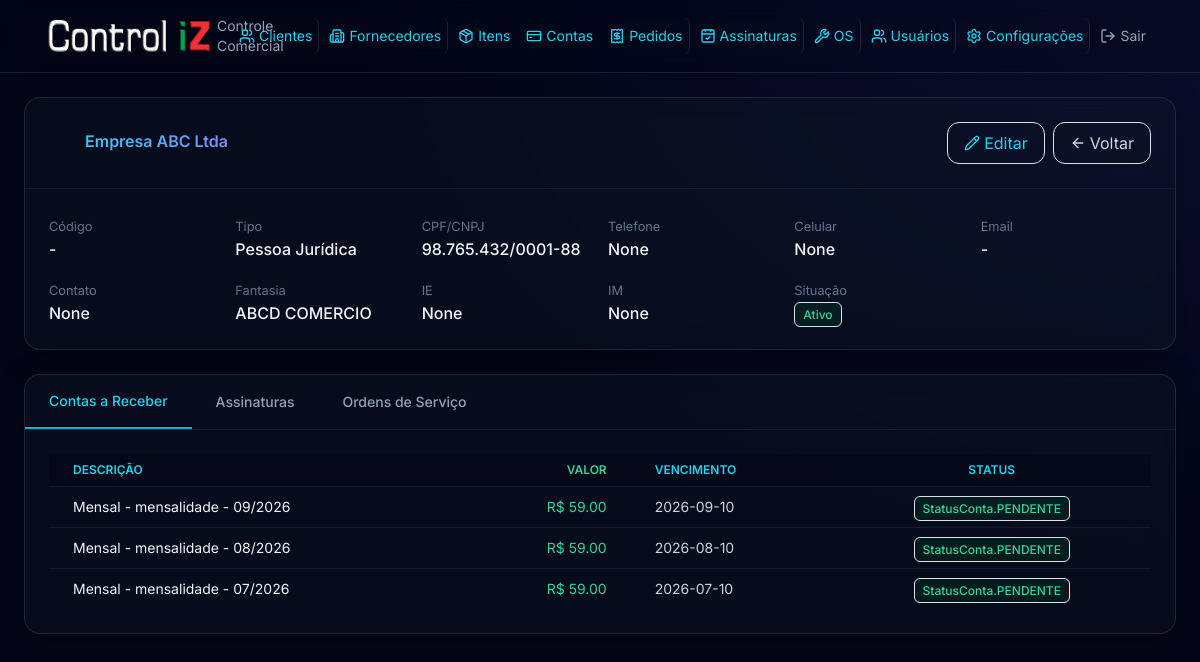
/clientes/3, run on an earlier commit of the app's database.
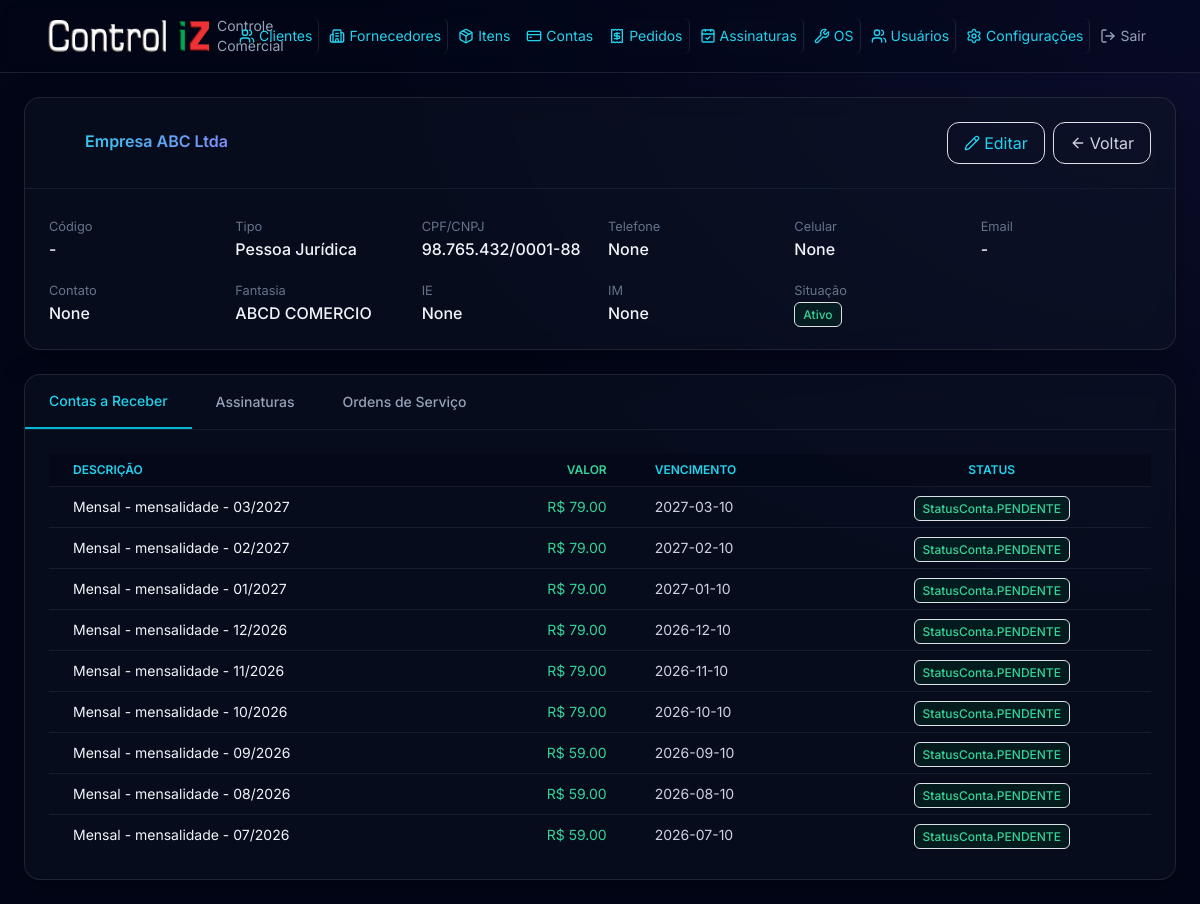
And on a later commit of the database.
### models.py (models this page shows)
class ContaReceber(Base):
    __tablename__ = "contas_receber"
    id = Column(Integer, primary_key=True, index=True)
    cliente_id = Column(Integer, ForeignKey("clientes.id"), nullable=True)
    descricao = Column(String(300), nullable=False)
    valor = Column(Float, nullable=False)
    data_vencimento = Column(Date, nullable=False)
    data_recebimento = Column(Date, nullable=True)
    status = Column(Enum(StatusConta), default=StatusConta.PENDENTE)
    forma_pagamento = Column(String(100), nullable=True)
    observacao = Column(Text, nullable=True)
    nosso_numero = Column(String(30), nullable=True, unique=True)
    boleto_emitido = Column(Boolean, default=False)
    boleto_url = Column(String(500), nullable=True)
    boleto_txid = Column(String(50), nullable=True)
    numero_documento = Column(String(30), nullable=True)
    api_nosso_numero = Column(String(30), nullable=True)
    data_emissao = Column(Date, nullable=True)
    motivo_baixa = Column(String(100), nullable=True)
    created_at = Column(DateTime, default=datetime.now)
    updated_at = Column(DateTime, default=datetime.now, onupdate=datetime.now)
    cliente = relationship("Cliente", back_populates="contas_receber")

### routers/clientes.py (the view)
@router.get("/{cliente_id}")
def detalhe_cliente(request: Request, cliente_id: int, db: Session = Depends(get_db)):
    cliente = db.query(Cliente).filter(Cliente.id == cliente_id).first()
    if not cliente:
        return RedirectResponse(url="/clientes", status_code=303)
    contas = db.query(ContaReceber).filter(ContaReceber.cliente_id == cliente_id).order_by(ContaReceber.data_vencimento.desc()).all()
    assinaturas = db.query(Assinatura).filter(Assinatura.cliente_id == cliente_id).all()
    ordens = db.query(OrdemServico).filter(OrdemServico.cliente_id == cliente_id).order_by(OrdemServico.data_entrada.desc()).all()
    return request.app.state.templates.TemplateResponse(
        "clientes/detalhe.html",
        {"request": request, "cliente": cliente, "contas": contas, "assinaturas": assinaturas, "ordens": ordens}
    )

### templates/clientes/detalhe.html (shortened to what the changed rows need)
{% extends "base.html" %}
{% block content %}
<div class="glass-card">
    <div class="p-4">
        <div id="contas-tab" class="tab-content">
            <table class="w-full divide-y divide-slate-800/60">
                <thead class="bg-slate-950/50">
                    <tr>
                        <th class="px-4 py-2 text-left text-xs font-semibold text-cyan-400 uppercase">Descrição</th>
                        <th class="px-4 py-2 text-right text-xs font-semibold text-emerald-400 uppercase">Valor</th>
                        <th class="px-4 py-2 text-left text-xs font-semibold text-cyan-400 uppercase">Vencimento</th>
                        <th class="px-4 py-2 text-center text-xs font-semibold text-cyan-400 uppercase">Status</th>
                    </tr>
                </thead>
                <tbody class="divide-y divide-slate-800/60">
                    {% for c in contas %}
                    <tr><td class="px-4 py-2 text-sm text-slate-100">{{ c.descricao }}</td>
                        <td class="px-4 py-2 text-right text-sm text-emerald-400">R$ {{ "%.2f"|format(c.valor) }}</td>
                        <td class="px-4 py-2 text-sm text-slate-300">{{ c.data_vencimento }}</td>
                        <td class="px-4 py-2 text-center"><span class="px-2 py-1 text-xs font-medium bg-emerald-950/50 text-emerald-400 border border-emerald-800/50 rounded">{{ c.status }}</span></td>
                    </tr>
                    {% else %}
                    <tr><td colspan="4" class="px-4 py-8 text-center text-slate-500">Nenhuma conta</td></tr>
                    {% endfor %}
                </tbody>
            </table>
        </div>
    </div>
</div>
{% endblock %}

What changed in the data, as far as the page shows it:
added ContaReceber: descricao "Mensal - mensalidade - 03/2027", valor "79.00", data_vencimento "2027-03-10", status "StatusConta.PENDENTE"
added ContaReceber: descricao "Mensal - mensalidade - 02/2027", valor "79.00", data_vencimento "2027-02-10", status "StatusConta.PENDENTE"
added ContaReceber: descricao "Mensal - mensalidade - 01/2027", valor "79.00", data_vencimento "2027-01-10", status "StatusConta.PENDENTE"
added ContaReceber: descricao "Mensal - mensalidade - 12/2026", valor "79.00", data_vencimento "2026-12-10", status "StatusConta.PENDENTE"
added ContaReceber: descricao "Mensal - mensalidade - 11/2026", valor "79.00", data_vencimento "2026-11-10", status "StatusConta.PENDENTE"
added ContaReceber: descricao "Mensal - mensalidade - 10/2026", valor "79.00", data_vencimento "2026-10-10", status "StatusConta.PENDENTE"
